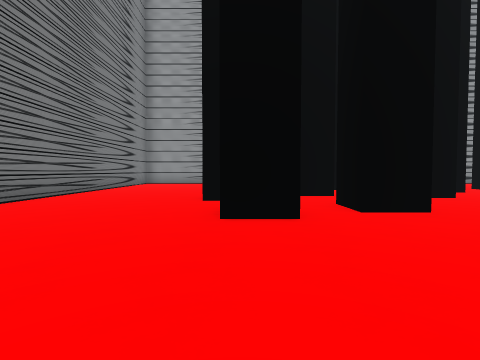
view 1 (above)

19 first-person views from a walk through a Unity game level. The camera is 1.2 m above the floor, tilts 2° down and sees 85° across. Doors are open. The floor is counted in squares, 2 m on a side. Each view is taken from the middle of a square. On the plan, view 1 faces up. The plan holds only what a view shows up to about 9 squares ahead; the rest is blank. The place goes on beyond the plan. The player character is not drawn.

view 2
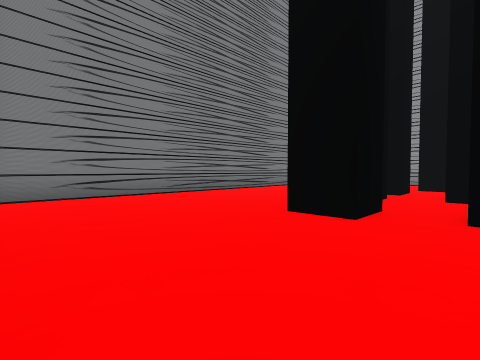

view 3
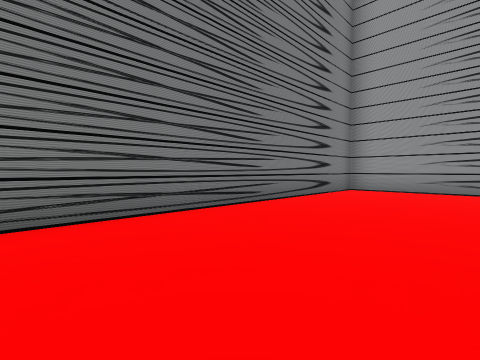

view 4
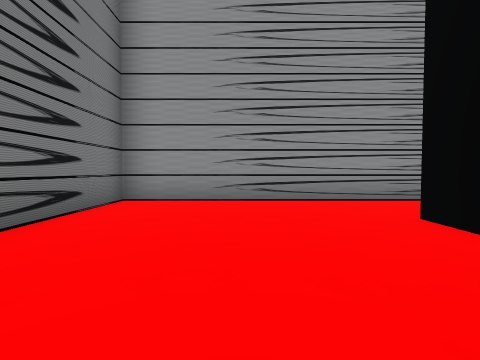

view 5
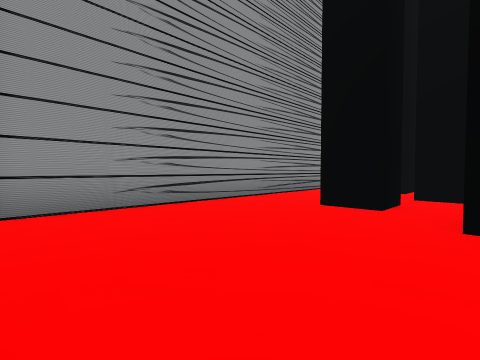

view 6
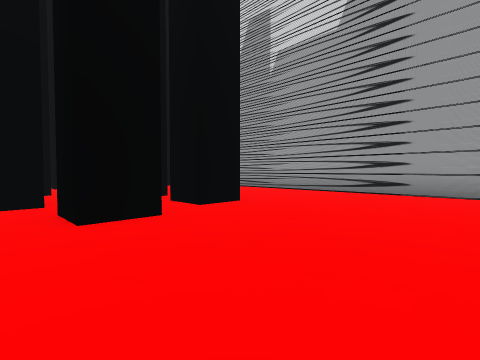

view 7
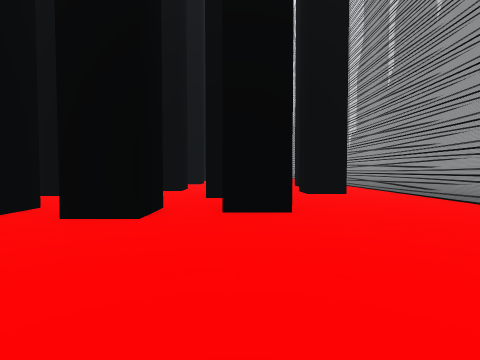

view 8
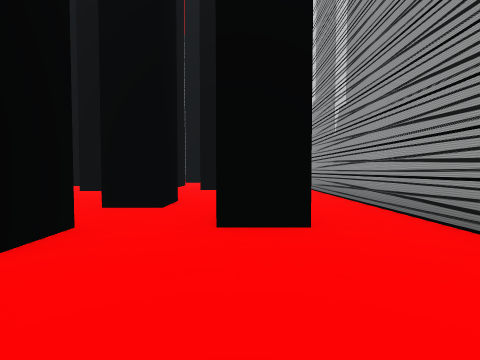

view 9
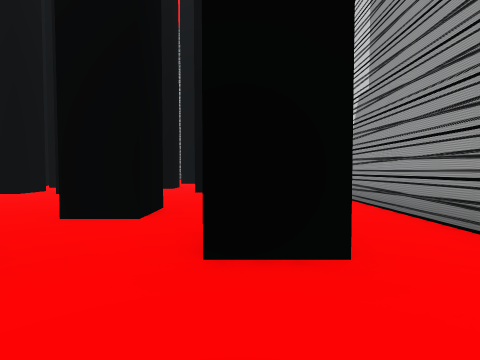

view 10
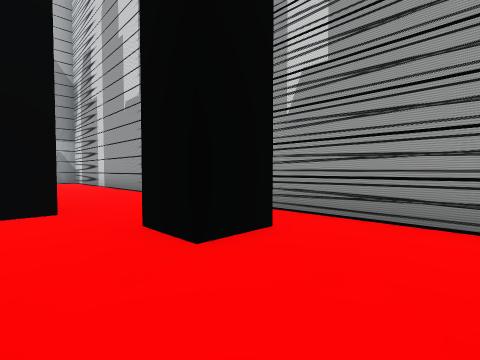

view 11
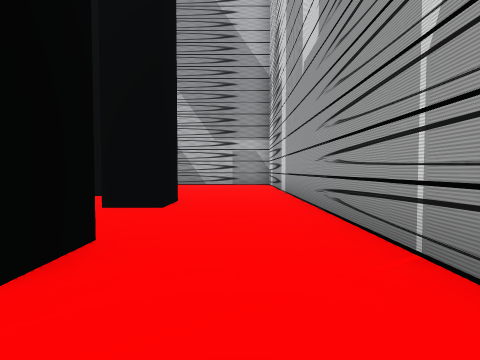

view 12
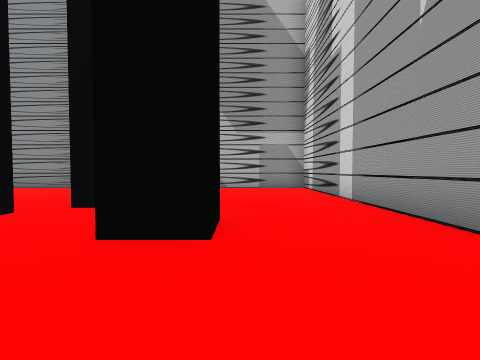

view 13
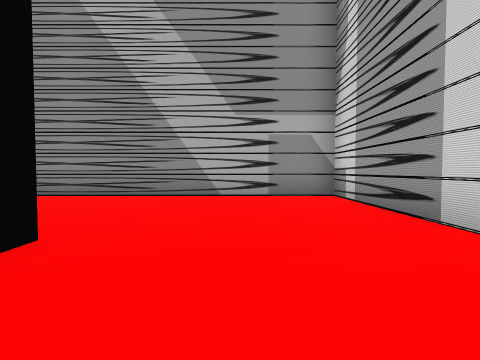

view 14
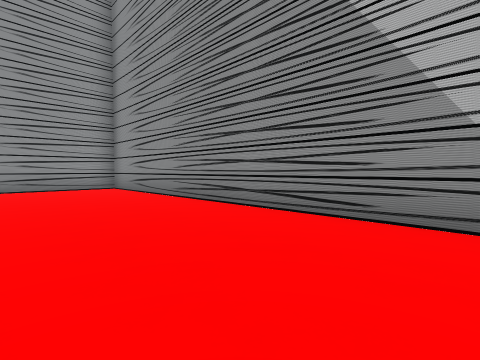

view 15
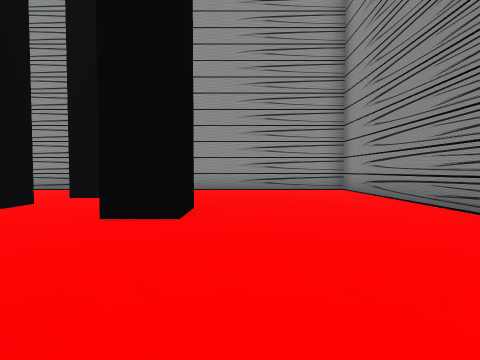

view 16
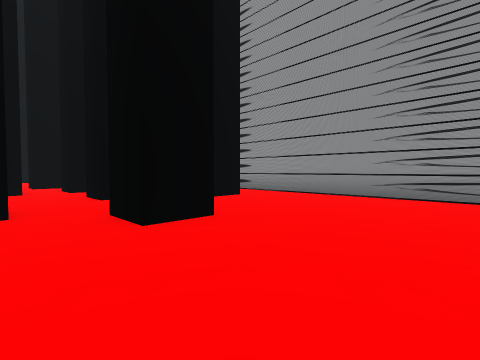

view 17
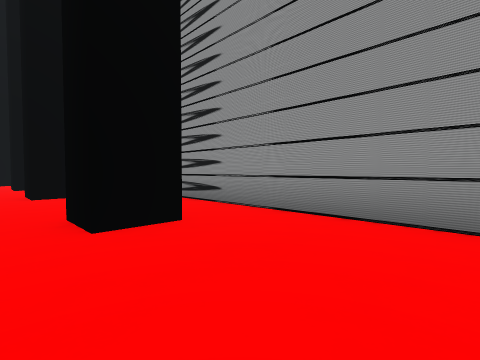

view 18
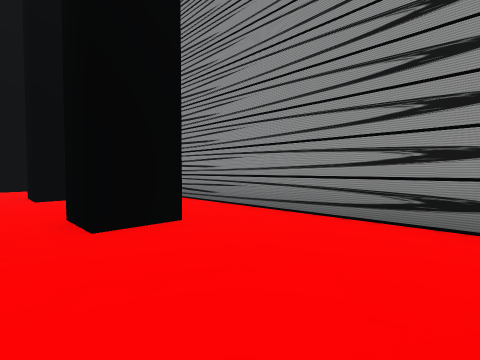

view 19
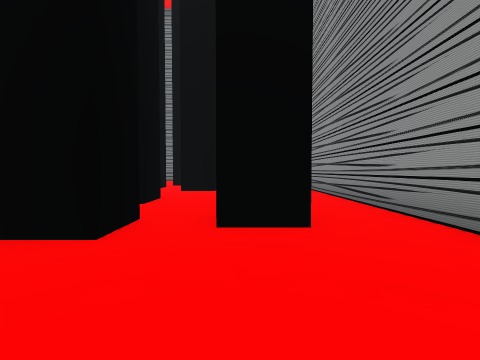

### Floor plan
Key: @ floor where view 1 was taken; # wall or solid block; . floor.
Columns run from 5 left of view 1 to 19 right of it. Each row starts with its distance up from view 1.
 13 #########################
 12 #.......................#
 11 #.......   .............#
 10 #.....#..#...#...#......#
  9 #.......#...............#
  8 #....#.....#.#..#..#....#
  7 #......#   .............#
  6 #....#...#...# ..#......#
  5 #...........#  #........#
  4 #....#.#..#........#....#
  3 #.............#..#......#
  2 #.......#...............#
  1 #..........#............#
  0 #....@..................#
 -1 #########################

Where each view was taken, in squares from view 1:
view 1: 0 up, 0 right, facing up
view 2: 0 up, 2 right, facing up-left
view 3: 4 up, 1 left, facing up-left
view 4: 7 up, 2 left, facing up
view 5: 8 up, 4 left, facing up-right
view 6: 7 up, 4 left, facing down-right
view 7: 4 up, 4 left, facing right
view 8: 2 up, 0 right, facing right
view 9: 2 up, 1 right, facing right
view 10: 3 up, 4 right, facing down-right
view 11: 1 up, 7 right, facing right
view 12: 2 up, 9 right, facing right
view 13: 2 up, 12 right, facing right
view 14: 3 up, 15 right, facing up-right
view 15: 4 up, 15 right, facing up
view 16: 6 up, 17 right, facing up-left
view 17: 9 up, 15 right, facing up-left
view 18: 9 up, 11 right, facing up-left
view 19: 10 up, 11 right, facing left
